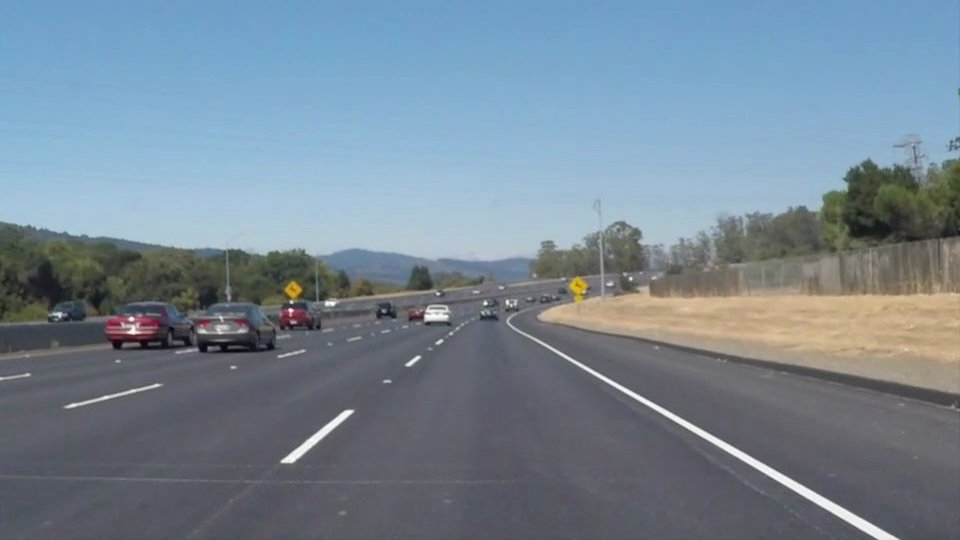
#> input picture test_images/solidWhiteCurve.jpg, 960 x 540 px; its folder holds only this picture in this run
$ jupyter execute --allow-errors P1.ipynb   (shell and % lines are left out)
#> lines starting #> are read from the running program, lines starting #| are printed output that depends on the picture; after the words box and inside, x2 and y2 are one past the last pixel; in counts of white or black regions, pixels touching at a corner belong together
# Self-Driving Car Engineer Nanodegree

## Project: **Finding Lane Lines on the Road**
***
In this project, you will use the tools you learned about in the lesson to identify lane lines on the road.  You can develop your pipeline on a series of individual images, and later apply the result to a video stream (really just a series of images). Check out the video clip "raw-lines-example.mp4" (also contained in this repository) to see what the output should look like after using the helper functions below.

Once you have a result that looks roughly like "raw-lines-example.mp4", you'll need to get creative and try to average and/or extrapolate the line segments you've detected to map out the full extent of the lane lines.  You can see an example of the result you're going for in the video "P1_example.mp4".  Ultimately, you would like to draw just one line for the left side of the lane, and one for the right.

In addition to implementing code, there is a brief writeup to complete. The writeup should be completed in a separate file, which can be either a markdown file or a pdf document. There is a [write up template](https://github.com/udacity/CarND-LaneLines-P1/blob/master/writeup_template.md) that can be used to guide the writing process. Completing both the code in the Ipython notebook and the writeup template will cover all of the [rubric points](https://review.udacity.com/#!/rubrics/322/view) for this project.

---
Let's have a look at our first image called 'test_images/solidWhiteRight.jpg'.  Run the 2 cells below (hit Shift-Enter or the "play" button above) to display the image.

**Note: If, at any point, you encounter frozen display windows or other confounding issues, you can always start again with a clean slate by going to the "Kernel" menu above and selecting "Restart & Clear Output".**

---

**The tools you have are color selection, region of interest selection, grayscaling, Gaussian smoothing, Canny Edge Detection and Hough Tranform line detection.  You  are also free to explore and try other techniques that were not presented in the lesson.  Your goal is piece together a pipeline to detect the line segments in the image, then average/extrapolate them and draw them onto the image for display (as below).  Once you have a working pipeline, try it out on the video stream below.**

---

<figure>

 <figcaption>
 <p></p>
 <p style="text-align: center;"> Your output should look something like this (above) after detecting line segments using the helper functions below </p>
 </figcaption>
</figure>
 <p></p>
<figure>

 <figcaption>
 <p></p>
 <p style="text-align: center;"> Your goal is to connect/average/extrapolate line segments to get output like this</p>
 </figcaption>
</figure>

**Run the cell below to import some packages.  If you get an `import error` for a package you've already installed, try changing your kernel (select the Kernel menu above --> Change Kernel).  Still have problems?  Try relaunching Jupyter Notebook from the terminal prompt.  Also, see [this forum post](https://carnd-forums.udacity.com/cq/viewquestion.action?spaceKey=CAR&id=29496372&questionTitle=finding-lanes---import-cv2-fails-even-though-python-in-the-terminal-window-has-no-problem-with-import-cv2) for more troubleshooting tips.**

## Import Packages

[cell 1]
#importing some useful packages
import matplotlib.pyplot as plt
import matplotlib.image as mpimg
import numpy as np
import cv2
import os

%pylab inline
#> (the rest of this cell did not finish here and is left out)

## Read in an Image

[cell 2]
def read_image(path):
    """Reads and returns image."""
#> called with path = 'test_images/solidWhiteCurve.jpg'
    return mpimg.imread(path)
#> returned value is the input picture: shape (540, 960, 3); mean R, G, B 118.5, 134.5, 148.1


def show_images(images, cmap=None):
    cols = 2
    rows = (len(images)+1)//cols

    plt.figure(figsize=(10, 11))
    for i, image in enumerate(images):
        plt.subplot(rows, cols, i+1)
        # use gray scale color map if there is only one channel
        cmap = 'gray' if len(image.shape)==2 else cmap
        plt.imshow(image, cmap=cmap)
        plt.xticks([])
        plt.yticks([])
    plt.tight_layout(pad=0, h_pad=0, w_pad=0)
    plt.show()

[cell 3]
# Read and save test images to array
test_images = [read_image('test_images/' + i) for i in os.listdir('test_images/')]
#> test_images = 1 item

show_images(test_images)
#> in show_images, `rows = (len(images)+1)//cols`: rows = 1
#> the loop in show_images, `for i, image in enumerate(images):` made 1 pass

## Ideas for Lane Detection Pipeline

**Some OpenCV functions (beyond those introduced in the lesson) that might be useful for this project are:**

`cv2.inRange()` for color selection
`cv2.fillPoly()` for regions selection
`cv2.line()` to draw lines on an image given endpoints
`cv2.addWeighted()` to coadd / overlay two images
`cv2.cvtColor()` to grayscale or change color
`cv2.imwrite()` to output images to file
`cv2.bitwise_and()` to apply a mask to an image

**Check out the OpenCV documentation to learn about these and discover even more awesome functionality!**

## Helper Functions

Below are some helper functions to help get you started. They should look familiar from the lesson!

[cell 4]
import math

def grayscale(img):
    """Applies the Grayscale transform
    This will return an image with only one color channel
    but NOTE: to see the returned image as grayscale
    you should call plt.imshow(gray, cmap='gray')"""
    return cv2.cvtColor(img, cv2.COLOR_BGR2GRAY)

def canny(img, low_threshold, high_threshold):
    """Applies the Canny transform"""
    return cv2.Canny(img, low_threshold, high_threshold)

def gaussian_noise(img, kernel_size):
    """Applies a Gaussian Noise kernel"""
    return cv2.GaussianBlur(img, (kernel_size, kernel_size), 0)

def region_of_interest(img, vertices):
    """
    Applies an image mask.

    Only keeps the region of the image defined by the polygon
    formed from `vertices`. The rest of the image is set to black.
    """
    #defining a blank mask to start with
    mask = np.zeros_like(img)

    #defining a 3 channel or 1 channel color to fill the mask with depending on the input image
    if len(img.shape) > 2:
        channel_count = img.shape[2]  # i.e. 3 or 4 depending on your image
        ignore_mask_color = (255,) * channel_count
    else:
        ignore_mask_color = 255

    #filling pixels inside the polygon defined by "vertices" with the fill color
    cv2.fillPoly(mask, vertices, ignore_mask_color)

    #returning the image only where mask pixels are nonzero
    masked_image = cv2.bitwise_and(img, mask)
    return masked_image


def draw_lines(img, left, right, color=[255, 0, 0], thickness=2):
    """
    NOTE: this is the function you might want to use as a starting point once you want to
    average/extrapolate the line segments you detect to map out the full
    extent of the lane (going from the result shown in raw-lines-example.mp4
    to that shown in P1_example.mp4).

    Think about things like separating line segments by their
    slope ((y2-y1)/(x2-x1)) to decide which segments are part of the left
    line vs. the right line.  Then, you can average the position of each of
    the lines and extrapolate to the top and bottom of the lane.

    This function draws `lines` with `color` and `thickness`.
    Lines are drawn on the image inplace (mutates the image).
    If you want to make the lines semi-transparent, think about combining
    this function with the weighted_img() function below
    """

    """
    What do we know about lane lines?
     - They are relatively perpendicular
     - They should exist at the same length on either side.
    """
    global prev

    if len(left) == 0 or len(right) == 0:
        return img

    left_x, left_y, left_m, left_c = lines_linreg(left)
    right_x, right_y, right_m, right_c = lines_linreg(right)

    min_y = np.min([np.min(left_y), np.min(right_y)])

    top_right_point = np.array([(min_y - right_c) / right_m, min_y], dtype=int)
    top_left_point = np.array([(min_y - left_c) / left_m, min_y], dtype=int)


    max_y = np.max([np.max(right_y), np.max(left_y)])
    bottom_left_point = np.array([(max_y - left_c) / left_m, max_y], dtype=int)
    bottom_right_point = np.array([(max_y - right_c) / right_m, max_y], dtype=int)

    cv2.line(img, (bottom_left_point[0], bottom_left_point[1]), (top_left_point[0], top_left_point[1]), [190, 65, 244], thickness)
    cv2.line(img, (bottom_right_point[0], bottom_right_point[1]), (top_right_point[0], top_right_point[1]), [190, 65, 244], thickness)
    return img


def hough_lines(img, rho, theta, threshold, min_line_len, max_line_gap):
    """
    `img` should be the output of a Canny transform.

    Returns an image with hough lines drawn.
    """
    lines = cv2.HoughLinesP(img, rho, theta, threshold, np.array([]), minLineLength=min_line_len,
                            maxLineGap=max_line_gap)
    #line_img = np.zeros(img.shape, dtype=np.uint8)
    #draw_lines(line_img, lines)
    #return line_img
    return lines

# Python 3 has support for cool math symbols.

def weighted_img(img, initial_img, α=0.8, β=1., λ=0.):
    """
    `img` is the output of the hough_lines(), An image with lines drawn on it.
    Should be a blank image (all black) with lines drawn on it.

    `initial_img` should be the image before any processing.

    The result image is computed as follows:

    initial_img * α + img * β + λ
    NOTE: initial_img and img must be the same shape!
    """
    return cv2.addWeighted(initial_img, α, img, β, λ)


def slope_filter(lines_array, positive, min_slope, max_slope):
    slopes = np.apply_along_axis(lambda row: (row[3] - row[1]) / (row[2] - row[0]), 2, lines_array)

    if positive:
        slopes[slopes > max_slope] = 0
        slopes[slopes < min_slope] = 0
        lines_array = np.array(lines_array[np.where(slopes > 0)])
    else:
        slopes[slopes < -max_slope] = 0
        slopes[slopes > -min_slope] = 0
        lines_array = np.array(lines_array[np.where(slopes < 0)])

    return lines_array

def lines_linreg(lines_array):
    ### Select the 0th and 2nd index which will provide the xval and reshape to extract x values
    x = np.reshape(lines_array[:, [0, 2]], (1, len(lines_array) * 2))[0]
    ### Select the 1st and 3rd index which will provide the yval and reshape to extract y values
    y = np.reshape(lines_array[:, [1, 3]], (1, len(lines_array) * 2))[0]
    A = np.vstack([x, np.ones(len(x))]).T
    m, c = np.linalg.lstsq(A, y)[0]
    x = np.array(x)
    y = np.array(x * m + c)
    return x, y, m, c

[cell 5]
def select_white_yellow(image):
    converted = cv2.cvtColor(image, cv2.COLOR_RGB2HLS)
#> converted: shape (540, 960, 3); mean of channels 0, 1, 2 97.9, 133.5, 57.7
    # white color mask
    lower = np.uint8([  0, 200,   0])
    upper = np.uint8([255, 255, 255])
    white_mask = cv2.inRange(converted, lower, upper)
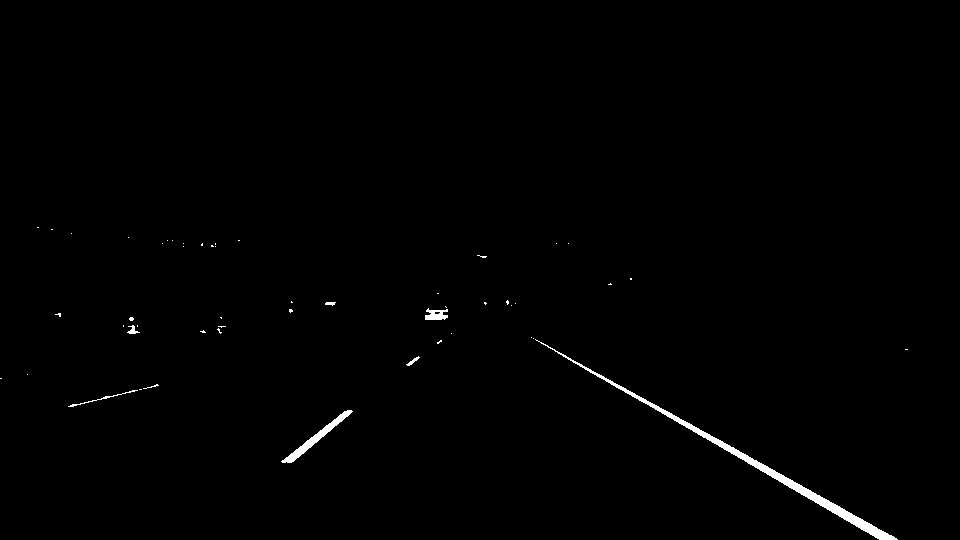
#> white_mask: shape (540, 960); 0.67% white; 51 white regions (43 under 20 px), largest, box (x1, y1, x2, y2) and area: (535, 339, 898, 540) 2283, (281, 410, 353, 463) 571, (425, 308, 448, 320) 187
    # yellow color mask
    lower = np.uint8([ 10,   0, 100])
    upper = np.uint8([ 40, 255, 255])
    yellow_mask = cv2.inRange(converted, lower, upper)
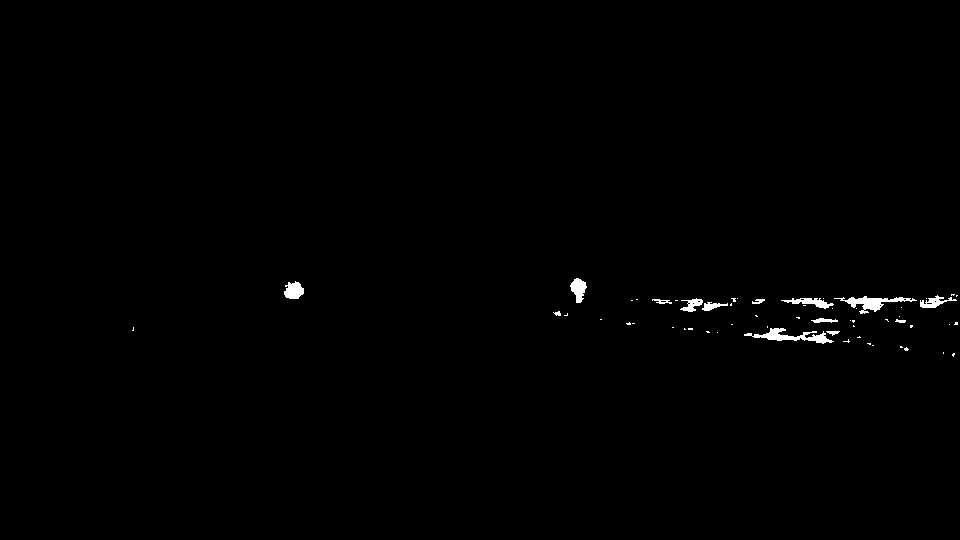
#> yellow_mask: shape (540, 960); 0.53% white; 58 white regions (44 under 20 px), largest, box (x1, y1, x2, y2) and area: (744, 328, 834, 344) 530, (834, 296, 917, 314) 497, (284, 281, 304, 299) 263
    # combine the mask
    mask = cv2.bitwise_or(white_mask, yellow_mask)
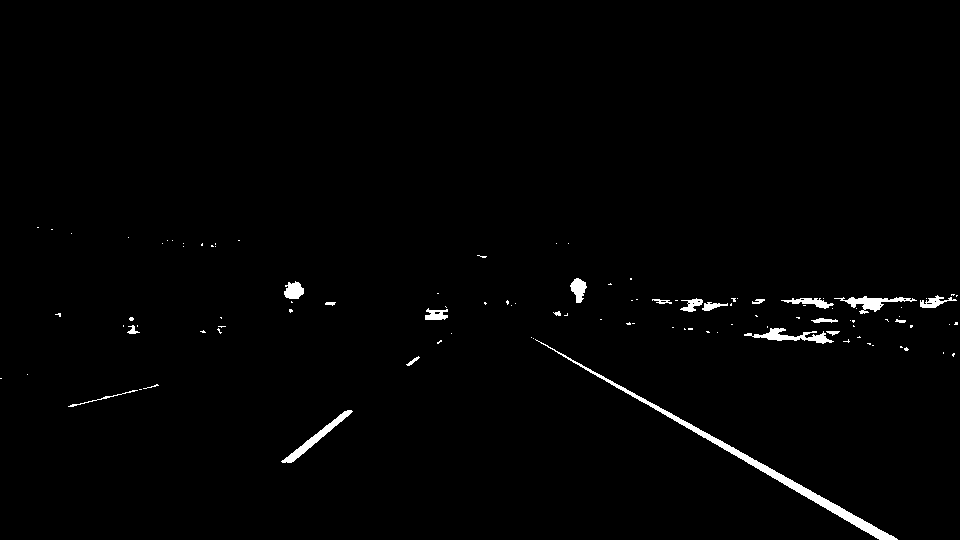
#> mask: shape (540, 960); 1.2% white; 107 white regions (85 under 20 px), largest, box (x1, y1, x2, y2) and area: (535, 339, 898, 540) 2283, (281, 410, 353, 463) 571, (744, 328, 834, 344) 530
    return cv2.bitwise_and(image, image, mask = mask)

white_yellow_images = list(map(select_white_yellow, test_images))
#> white_yellow_images = 1 item

show_images(white_yellow_images)
#> the loop in show_images (call 2), `for i, image in enumerate(images):` made 1 pass

## Test Images and Build a Lane Finding Pipeline¶

Build your pipeline to work on the images in the directory "test_images"
**You should make sure your pipeline works well on these images before you try the videos.**

Build the pipeline and run your solution on all test_images. Make copies into the test_images directory, and you can use the images in your writeup report.

Try tuning the various parameters, especially the low and high Canny thresholds as well as the Hough lines parameters.

[cell 6]
''' Parameters '''
KERNEL_SIZE = 7
LOW_THRESHOLD = 50 # threshold for canny edge detector
HIGH_THRESHOLD = 150 # threshold for canny edge detector

BOTTOM_SHIFT = 75 # use for creating area of interest region
TOP_SHIFT = 40 # use for creating area of interest region

RHO = 2 # distance resolution in pixels of the Hough grid
THETA = np.pi/180 # angular resolution in radians of the Hough grid
MIN_VOTES = 20    # minimum number of votes (intersections in Hough grid cell)
MIN_LINE_LEN = 2 #minimum number of pixels making up a line
MAX_LINE_GAP = 30   # maximum gap in pixels between connectable line segments

# building the image processing pipeline
def build_pipeline(image, Print=False):

    if Print:
        print('Processing image.')
        mpimg.imsave('./out/image.png', image, cmap='gray')

    ''' some parameters'''
    height = image.shape[0]
    width = image.shape[1]
    ratio = 5 / 8

    # regions of interests
    roi_left = np.array([[
        (100, height),
        ((1 - ratio) * width, ratio * height),
        (.5 * width, ratio * height),
        (.5 * width, height)
    ]], dtype=np.int32)

    roi_right = np.array([[
        (.5 * width, height),
        (.5 * width, ratio * height),
        (ratio * width, ratio * height),
        (width, height)
    ]], dtype=np.int32)


    # gray scale
    grayscale_image = grayscale(image)

    if Print:
        plt.subplot(231)
        plt.imshow(grayscale_image, cmap='gray')
        mpimg.imsave('./out/grayscale_image.png', grayscale_image, cmap='gray')

    # Slect only yellow and white
    color_select = select_white_yellow(image)
    mpimg.imsave('./out/color_select.png', color_select)

    #smooth image
    smooth_image = gaussian_noise(color_select, KERNEL_SIZE)
    if Print:
        plt.subplot(232)
        plt.imshow(smooth_image, cmap='gray')
        mpimg.imsave('./out/smooth_image.png', smooth_image, cmap='gray')

    # edged image
    edges = canny(smooth_image, LOW_THRESHOLD, HIGH_THRESHOLD)
    if Print:
        plt.subplot(233)
        plt.imshow(edges, cmap='gray')
        mpimg.imsave('./out/canny.png', smooth_image, cmap='gray')

    # dialate canned image
    dilate = cv2.dilate(edges, cv2.getStructuringElement(cv2.MORPH_DILATE, (5, 5)))
    mpimg.imsave('./out/dilate.png', smooth_image, cmap='gray')

    # finding out regions
    regions_right = region_of_interest(edges, [roi_right])
    regions_left = region_of_interest(edges, [roi_left])
    if Print:
        plt.subplot(234)
        plt.imshow(regions_left)
        mpimg.imsave('./out/regions_left.png', regions_left)
        plt.subplot(235)
        plt.imshow(regions_right)
        mpimg.imsave('./out/regions_right.png', regions_right)


    # hough transform
    hough_right = hough_lines(regions_right, RHO, THETA, MIN_VOTES, MIN_LINE_LEN, MAX_LINE_GAP)
    hough_left = hough_lines(regions_left, RHO, THETA, MIN_VOTES, MIN_LINE_LEN, MAX_LINE_GAP)

    # Filter lines with undesired slope
    lines_left = slope_filter(hough_left, False, -.5, .9)
    lines_right = slope_filter(hough_right, True, .3, .9)

    color_with_lines = np.zeros(image.shape, dtype=np.uint8)
    color_with_lines = draw_lines(color_with_lines, lines_left, lines_right, [255, 0, 0], 10)
    result = weighted_img(color_with_lines, image)

    if Print:
        plt.subplot(236)
        plt.imshow(result)
        mpimg.imsave('./out/result.png', result)

    if Print:
        plt.show()

    return result

[cell 7]
for test_image in test_images:
    build_pipeline(test_image, Print=True)
#> this loop made 1 pass
#> (height in build_pipeline, width in build_pipeline, ratio in build_pipeline, roi_left in build_pipeline, roi_right in build_pipeline) on pass 1: (540, 960, 0.625, [[100, 540], [360, 337], [480, 337], [480, 540]], [[480, 540], [480, 337], [600, 337], [960, 540]])
#> (printed output is left out)
#> pass 1, in build_pipeline, `grayscale_image = grayscale(image)`:
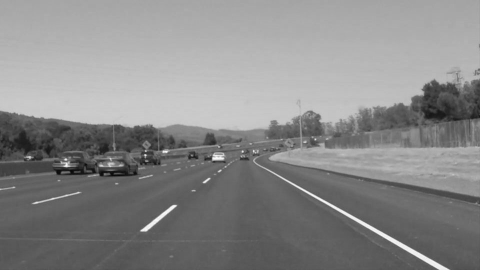
#> grayscale_image: shape (540, 960) (shown at 1/2 size); min 3, max 255, mean 136.7
#> pass 1, in build_pipeline, `edges = canny(smooth_image, LOW_THRESHOLD, HIGH_THRESHOLD)`:
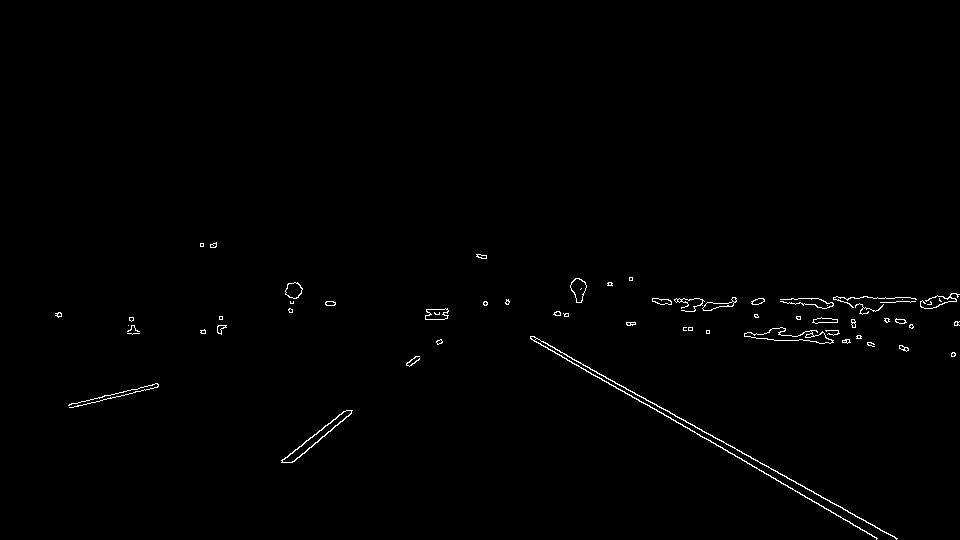
#> edges: shape (540, 960); 0.69% white in thin lines or dots, all inside (x1, y1, x2, y2) = (55, 242, 960, 540)
#> pass 1, in build_pipeline, `plt.show()`:
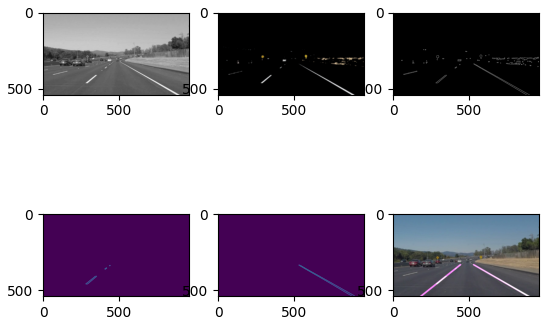
#> figure drawn by matplotlib, 6 panels


#build_pipeline(test_images[0], Print=True)
